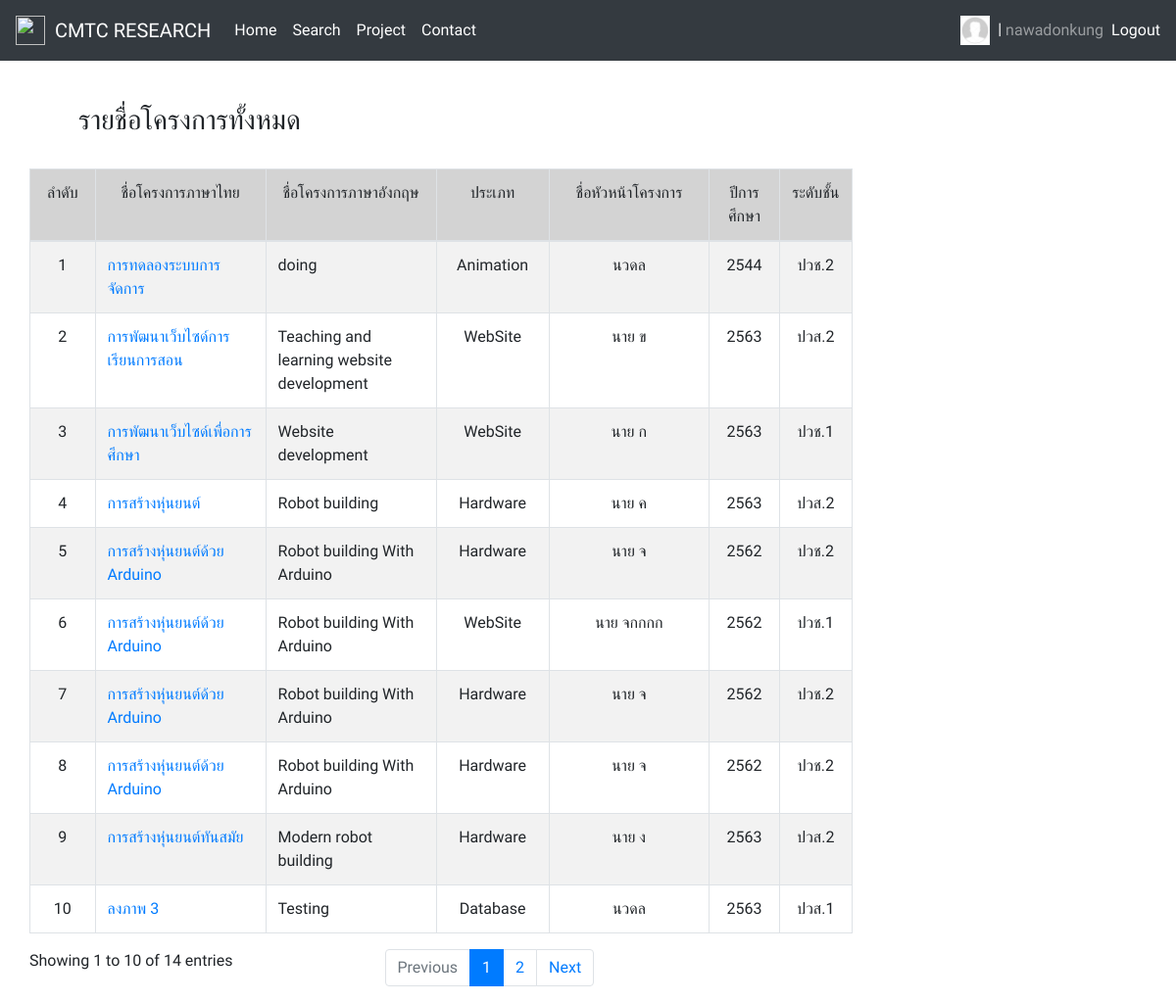
/ProjectPage/Project.php (signed in), run on the app's committed database.
### tables this page shows
CREATE TABLE `users` (
  `id` int(11) NOT NULL,
  `username` varchar(255) NOT NULL,
  `email` varchar(255) NOT NULL,
  `password` varchar(255) NOT NULL,
  `firstname` varchar(32) NOT NULL,
  `lastname` varchar(32) NOT NULL,
  `birthday` date NOT NULL,
  `userphotoicon` varchar(255) DEFAULT NULL,
  `phonenumber` int(64) DEFAULT NULL,
  `timestamp` timestamp NOT NULL DEFAULT current_timestamp() ON UPDATE current_timestamp()
);

CREATE TABLE `researchs` (
  `research_No` int(64) NOT NULL,
  `research_NameThai` varchar(64) NOT NULL,
  `research_NameEnglish` varchar(64) NOT NULL,
  `research_Image` varchar(255) DEFAULT NULL,
  `research_Type` varchar(64) NOT NULL,
  `research_ProjectLeaderName` varchar(64) NOT NULL,
  `research_ProjectLeaderEmail` varchar(64) NOT NULL,
  `research_AdvisorName` varchar(64) NOT NULL,
  `research_YearCompletion` int(4) NOT NULL,
  `research_StudentClass` varchar(64) NOT NULL,
  `research_Member` int(64) NOT NULL,
  `research_Text` text DEFAULT NULL,
  `research_FileWord` varchar(255) DEFAULT NULL,
  `research_FilePDF` varchar(255) DEFAULT NULL,
  `research_TimeStamp` timestamp NOT NULL DEFAULT current_timestamp() ON UPDATE current_timestamp()
);

### ProjectPage/Project.php (the view, shortened to what this page needs)
<?php
include_once "../Connection/db.php";
?>
<!doctype html>
<html lang="en">
<head>
    <link href="../assets/dist/css/bootstrap.min.css" rel="stylesheet">
    <link rel="stylesheet" href="https://stackpath.bootstrapcdn.com/bootstrap/4.4.1/css/bootstrap.min.css"
>
    <link herf="https://cdn.datatables.net/1.10.22/css/dataTables.bootstrap4.min.css" rel="stylesheet">
</head>
<body>
    <nav class="navbar navbar-expand-lg navbar-dark bg-dark">
        <img src="../img/itcmtc.png" width="30" height="30">
        <a class="navbar-brand" href="#">&nbsp; CMTC RESEARCH</a>
        <div class="collapse navbar-collapse" id="navbarText">
            <ul class="navbar-nav mr-auto">
                <li class="nav-item active">
                    <a class="nav-link" href="../HomePage/Home.php">Home</a>
                </li>
                <li class="nav-item active">
                    <a class="nav-link" href="../SearchPage/Search.php">Search</a>
                </li>
                <li class="nav-item active">
                    <a class="nav-link" href="../ProjectPage/Project.php">Project</a>
                </li>
                <li class="nav-item active">
                    <a class="nav-link" href="../ContactPage/Contact.php">Contact</a>
                </li>
            </ul>
            <?php if(!isset($_SESSION["username"])) { ?>
            <span class="navbar-text">
                <a href="../Login/LoginPage.php">Login</a>
            </span>
            <?php } else { ?>
            <span class="navbar-text">
                <?php
            $SESSONID = $_SESSION["id"];
            $readResearch = "SELECT * FROM users WHERE id = $SESSONID";
            $readResearchResult = mysqli_query($conn, $readResearch);
            ?>
                <?php if (mysqli_num_rows($readResearchResult) > 0) { ?>
                <?php while($row = mysqli_fetch_assoc($readResearchResult)) { ?>
                <?php $photo = $row["userphotoicon"] ?>
                <?php if (empty($photo)) {
                $photo = "icon1.jpg";
              } ?>
                <?php if(!isset($_SESSION["admin"])) echo "<a href=\"../Profile/MyProfile.php?id=" . $row["id"] . "\"><img src='../img/usersphoto/".$photo."'width='30' height='30' align='center'></a>" ?>
                <?php } ?>
                <?php } else { ?>
                error
                <?php } ?>
                <a>&nbsp;|&nbsp;</a>
            </span>
            <span class="navbar-text mr-2">
                <?php echo $_SESSION["username"]; ?>
            </span>
            <span class="navbar-text">
                <a href="../Login/Process/LogoutPageProcess.php">Logout</a>
            </span>
            <?php } ?>
        </div>
    </nav>
    <div class="container-fluid">
        <div class="row">
            <div class="col-md-9 col-lg-9 col-sm-12">
                <section id="products" class="pt-4">
                    <div class="container">
                        <div>
                            <h3 id="gridRight">รายชื่อโครงการทั้งหมด</h3>
                        </div><br>
                        <div class="table-responsive-sm">
                            <table id="example" class="table table-striped table-bordered" style="width:100%">
                                <thead>
                                    <tr style="background-color:#D3D3D3 " align="center">
                                        <td width="4%">ลำดับ</td>
                                        <td width="20%">ชื่อโครงการภาษาไทย</td>
                                        <td width="20%">ชื่อโครงการภาษาอังกฤษ</td>
                                        <td width="9%">ประเภท</td>
                                        <td width="19%">ชื่อหัวหน้าโครงการ</td>
                                        <td width="9%">ปีการศึกษา</td>
                                        <td width="10%">ระดับชั้น</td>
                                    </tr>
                                </thead>
                                <tbody>
                                    <div>
                                        <?php
                                $readResearch = "SELECT * FROM researchs order by research_NameThai asc ";
                                $readResearchResult = mysqli_query($conn, $readResearch);
                                ?>
                                        <?php if (mysqli_num_rows($readResearchResult) > 0) { ?>
                                        <?php
                                  $number = 0;
                                  while($row = mysqli_fetch_assoc($readResearchResult)) { ?>
                                        <?php $number = $number + 1; ?>
                                        <?php $name = $row["research_NameThai"]; ?>
                                        <tr>
                                            <td style="text-align:justify:text-justify:inter-word" align="center">
                                                <?php echo $number ?></td>
                                            <td style="text-align:justify:text-justify:inter-word">
                                                <?php
                                        echo "<a href=\"./ProjectDetail.php?id=" . $row["research_No"] . "\">$name</a>";
                                        ?>
                                            </td>
                                            <td style="text-align:justify:text-justify:inter-word">
                                                <?php echo $row["research_NameEnglish"] ?></td>
                                            <td style="text-align:justify:text-justify:inter-word" align="center">
                                                <?php echo $row["research_Type"] ?></td>
                                            <td style="text-align:justify:text-justify:inter-word" align="center">
                                                <?php echo $row["research_ProjectLeaderName"] ?></td>
                                            <td style="text-align:justify:text-justify:inter-word" align="center">
                                                <?php echo $row["research_YearCompletion"] ?></td>
                                            <td style="text-align:justify:text-justify:inter-word" align="center">
                                                <?php echo $row["research_StudentClass"] ?></td>
                                        </tr>
                                        <?php } ?>
                                        <?php } else { ?>
                                        <?php } ?>
                                    </div>
                                </tbody>
                            </table>
                        </div>
                    </div>
                </section>
            </div>
        </div>
    </div>
</body>
</html>

### ProjectPage/Project.php (style rules this page uses)
body { font-family: 'Sarabun', sans-serif; }
#gridLeft, #gridRight { margin-left: 50px; padding-top: 20px; }

### data on the page
researchs: research_NameThai "การทดลองระบบการจัดการ", research_NameEnglish "doing", research_Type "Animation", research_ProjectLeaderName "นวดล", research_YearCompletion "2544", research_StudentClass "ปวช.2"
researchs: research_NameThai "การพัฒนาเว็บไซด์การเรียนการสอน", research_NameEnglish "Teaching and learning website development", research_Type "WebSite", research_ProjectLeaderName "นาย ข", research_YearCompletion "2563", research_StudentClass "ปวส.2"
researchs: research_NameThai "การพัฒนาเว็บไซด์เพื่อการศึกษา", research_NameEnglish "Website development", research_Type "WebSite", research_ProjectLeaderName "นาย ก", research_YearCompletion "2563", research_StudentClass "ปวช.1"
researchs: research_NameThai "การสร้างหุ่นยนต์", research_NameEnglish "Robot building", research_Type "Hardware", research_ProjectLeaderName "นาย ค", research_YearCompletion "2563", research_StudentClass "ปวส.2"
researchs: research_NameThai "การสร้างหุ่นยนต์ด้วย Arduino", research_NameEnglish "Robot building With Arduino", research_Type "Hardware", research_ProjectLeaderName "นาย จ", research_YearCompletion "2562", research_StudentClass "ปวช.2"
researchs: research_NameThai "การสร้างหุ่นยนต์ด้วย Arduino", research_NameEnglish "Robot building With Arduino", research_Type "WebSite", research_ProjectLeaderName "นาย จกกกก", research_YearCompletion "2562", research_StudentClass "ปวช.1"
researchs: research_NameThai "การสร้างหุ่นยนต์ด้วย Arduino", research_NameEnglish "Robot building With Arduino", research_Type "Hardware", research_ProjectLeaderName "นาย จ", research_YearCompletion "2562", research_StudentClass "ปวช.2"
researchs: research_NameThai "การสร้างหุ่นยนต์ด้วย Arduino", research_NameEnglish "Robot building With Arduino", research_Type "Hardware", research_ProjectLeaderName "นาย จ", research_YearCompletion "2562", research_StudentClass "ปวช.2"
researchs: research_NameThai "การสร้างหุ่นยนต์ทันสมัย", research_NameEnglish "Modern robot building", research_Type "Hardware", research_ProjectLeaderName "นาย ง", research_YearCompletion "2563", research_StudentClass "ปวส.2"
researchs: research_NameThai "ลงภาพ 3", research_NameEnglish "Testing", research_Type "Database", research_ProjectLeaderName "นวดล", research_YearCompletion "2563", research_StudentClass "ปวส.1"

### other printed values
$_SESSION["username"] "nawadonkung"
